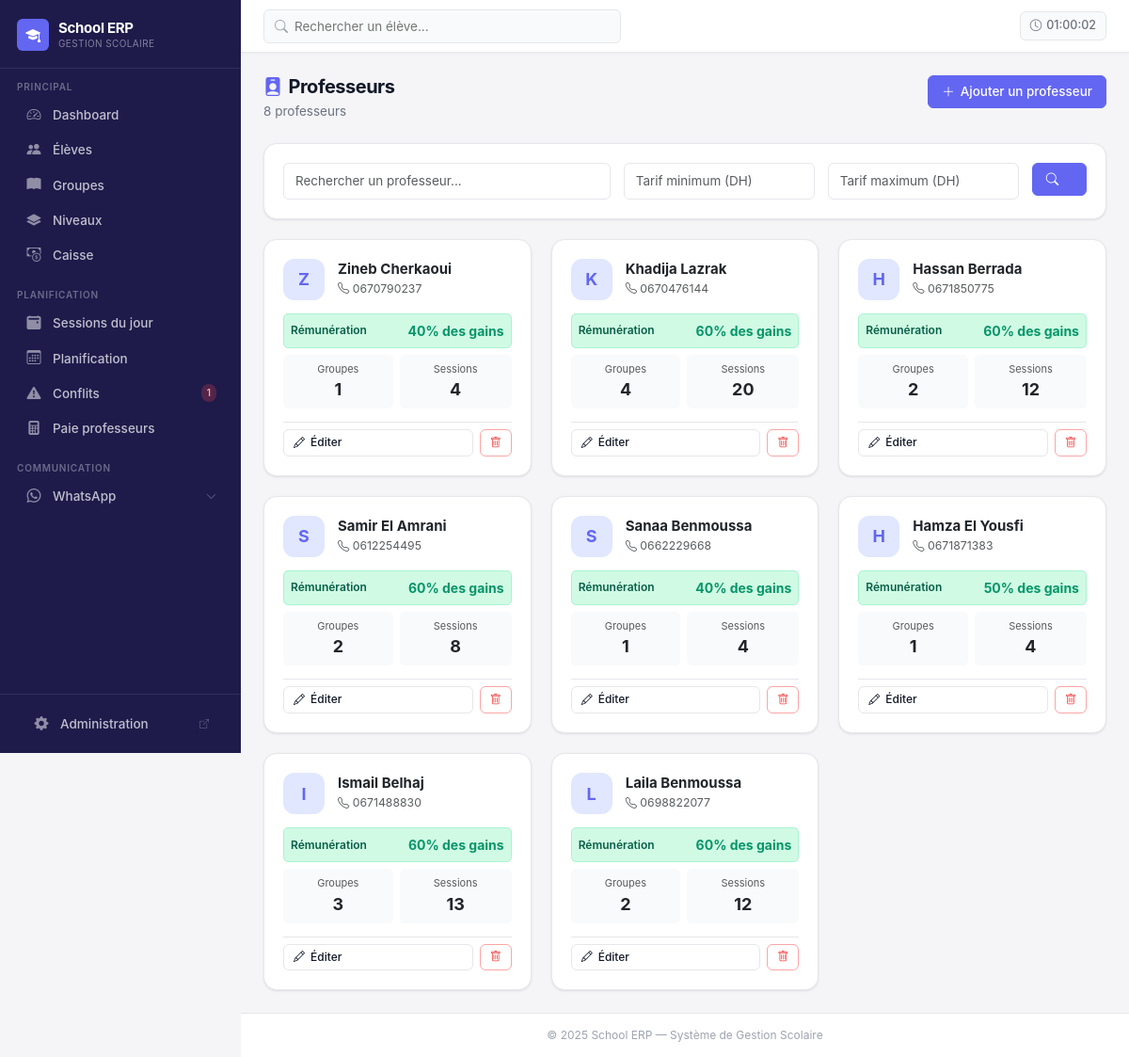
/teachers/ (signed in), run on the app's committed database.
### core/models.py (models this page shows, shortened)
class Teacher(models.Model):
    PAYMENT_METHOD_CHOICES = [
        ('HOURLY', 'Taux horaire'),
        ('PERCENTAGE', 'Part des gains (pourcentage des gains de la classe)'),
        ('SESSION', 'Tarif par session'),
    ]
    name = models.CharField(max_length=100, verbose_name="Nom complet")
    phone = models.CharField(max_length=20, verbose_name="Téléphone")
    email = models.EmailField(blank=True, verbose_name="Email")
    hourly_rate = models.DecimalField(
        max_digits=8,
        decimal_places=2,
        validators=[MinValueValidator(Decimal('0.01'))],
        verbose_name="Tarif horaire (DH)",
        default=Decimal('100.00'),
        blank=True,
        null=True
    )
    payment_method = models.CharField(
        max_length=20,
        choices=PAYMENT_METHOD_CHOICES,
        default='PERCENTAGE',
        verbose_name="Mode de paiement"
    )
    payment_percentage = models.DecimalField(
        max_digits=5,
        decimal_places=2,
        default=Decimal('50.00'),
        validators=[MinValueValidator(Decimal('0.00'))],
        verbose_name="Part des gains (%)",
        blank=True,
        null=True
    )
    session_rate = models.DecimalField(
        max_digits=8,
        decimal_places=2,
        default=Decimal('100.00'),
        validators=[MinValueValidator(Decimal('0.01'))],
        verbose_name="Tarif par session (DH)",
        blank=True,
        null=True
    )
    is_active = models.BooleanField(default=True, verbose_name="Actif")
    created_at = models.DateTimeField(auto_now_add=True)
    class Meta:
        verbose_name = "Professeur"
        verbose_name_plural = "Professeurs"
        ordering = ['name']

### core/views.py (the view)
# urls.py: path('teachers/', views.teachers_list, name='teachers_list'),
def teachers_list(request):
    from .models import Teacher
    teachers = Teacher.objects.annotate(
        course_count=Count('course_groups', distinct=True),
        session_count=Count(
            'course_groups__sessions',
            filter=Q(course_groups__sessions__status='PLANNED'),
            distinct=True
        )
    )
    teacher_filter = TeacherFilter(request.GET, queryset=teachers)
    teachers = teacher_filter.qs
    return render(request, 'core/teachers_list.html', {'teachers': teachers, 'filter': teacher_filter})

### core/context_processors.py (called while the page is built)
def conflicts_count(request):
    CACHE_KEY = 'sidebar_conflict_count'
    CACHE_TTL = getattr(settings, 'CONFLICT_CACHE_TTL', 30)  # seconds
    count = cache.get(CACHE_KEY)
    if count is None:
        try:
            from .utils import detect_all_conflicts
            data = detect_all_conflicts()
            count = len(data.get('schedule_conflicts', []))
        except Exception:
            count = 0
        cache.set(CACHE_KEY, count, CACHE_TTL)
    return {'conflict_count': count}

### core/templatetags/nav_active.py (called while the page is built)
@register.simple_tag(takes_context=True)
def active_if(context, *names):
    request = context.get("request")
    if not request or not request.resolver_match:
        return ""
    return "active" if request.resolver_match.url_name in names else ""

### templates/core/teachers_list.html (shortened to what this page needs)
{% extends 'core/base.html' %}
{% block content %}
<div class="page-header d-flex align-items-start justify-content-between">
  <div>
    <h1 class="page-title"><i class="bi bi-person-badge-fill me-2" style="color:var(--primary);"></i>Professeurs</h1>
    <p class="page-subtitle">{{ teachers|length }} professeur{{ teachers|length|pluralize }}</p>
  </div>
  <a href="/admin/core/teacher/add/" target="_blank" class="btn btn-primary">
    <i class="bi bi-plus-lg"></i> Ajouter un professeur
  </a>
</div>
<div class="card mb-4">
  <div class="card-body">
    <form method="get" class="row g-3">
      <div class="col-md-5">{{ filter.form.name }}</div>
      <div class="col-md-3">{{ filter.form.min_rate }}</div>
      <div class="col-md-3">{{ filter.form.max_rate }}</div>
      <div class="col-md-1">
        <button class="btn btn-primary w-100"><i class="bi bi-search"></i></button>
      </div>
    </form>
  </div>
</div>
{% if teachers %}
  <div class="row g-4">
    {% for teacher in teachers %}
      <div class="col-lg-4 col-md-6">
        <div class="card h-100">
          <div class="card-body">
            <div class="d-flex align-items-center gap-3 mb-3">
              <div class="teacher-avatar">{{ teacher.name|slice:":1"|upper }}</div>
              <div>
                <h5 class="mb-0 fw-700" style="font-size:15px;">{{ teacher.name }}</h5>
                {% if teacher.phone %}
                  <small class="text-muted"><i class="bi bi-telephone"></i> {{ teacher.phone }}</small>
                {% endif %}
              </div>
            </div>
            <div class="p-2 rounded mb-2" style="background:#d1fae5;border:1px solid #a7f3d0;">
              <div class="d-flex justify-content-between align-items-center">
                <span style="font-size:12px;color:#065f46;font-weight:600;">Rémunération</span>
                <strong style="color:#059669;">
                  {% if teacher.payment_method == 'PERCENTAGE' %}
                    {{ teacher.payment_percentage|floatformat:0 }}% des gains
                  {% else %}
                    {{ teacher.hourly_rate|floatformat:0 }} DH/h
                  {% endif %}
                </strong>
              </div>
            </div>
            <div class="d-flex gap-2 mb-3">
              <div class="flex-grow-1 p-2 rounded text-center" style="background:var(--surface-alt);">
                <div class="text-muted" style="font-size:11px;">Groupes</div>
                <div class="fw-700" style="font-size:18px;">{% if teacher.course_count %}{{ teacher.course_count }}{% else %}0{% endif %}</div>
              </div>
              <div class="flex-grow-1 p-2 rounded text-center" style="background:var(--surface-alt);">
                <div class="text-muted" style="font-size:11px;">Sessions</div>
                <div class="fw-700" style="font-size:18px;">{% if teacher.session_count %}{{ teacher.session_count }}{% else %}0{% endif %}</div>
              </div>
            </div>
            <div class="d-flex gap-2 pt-2" style="border-top:1px solid var(--border);">
              <a href="/admin/core/teacher/{{ teacher.id }}/change/" target="_blank"
                 class="btn btn-sm btn-outline-primary flex-grow-1">
                <i class="bi bi-pencil"></i> Éditer
              </a>
              <a href="/admin/core/teacher/{{ teacher.id }}/delete/" target="_blank"
                 class="btn btn-sm btn-outline-danger">
                <i class="bi bi-trash"></i>
              </a>
            </div>
          </div>
        </div>
      </div>
    {% endfor %}
  </div>
{% endif %}
{% endblock %}

### templates/core/base.html (style rules this page uses)
:root { --font-sans: 'Inter', system-ui, -apple-system, sans-serif; --primary: #6366f1; --primary-dark: #4f46e5; --primary-light: #e0e7ff; --primary-rgb: 99, 102, 241; --sidebar-bg: #1e1b4b; --sidebar-hover: rgba(255, 255, 255, 0.07); --sidebar-active: rgba(99, 102, 241, 0.25); --sidebar-text: rgba(255, 255, 255, 0.72); --sidebar-text-active: #ffffff; --sidebar-accent: #6366f1; --sidebar-width: 256px; --body-bg: #f5f5f7; --surface: #ffffff; --surface-alt: #f9fafb; --border: #e5e7eb; --border-focus: #6366f1; --text-primary: #111827; --text-secondary: #6b7280; --text-muted: #9ca3af; --success: #10b981; --warning: #f59e0b; --danger: #ef4444; --info: #3b82f6; --shadow-xs: 0 1px 2px rgba(0, 0, 0, 0.04); --shadow-sm: 0 1px 3px rgba(0, 0, 0, 0.06), 0 1px 2px rgba(0, 0, 0, 0.04); --shadow-md: 0 4px 6px rgba(0, 0, 0, 0.05), 0 2px 4px rgba(0, 0, 0, 0.04); --shadow-lg: 0 10px 15px rgba(0, 0, 0, 0.05), 0 4px 6px rgba(0, 0, 0, 0.04); --radius-sm: 6px; --radius-md: 10px; --radius-lg: 14px; --radius-xl: 18px; }
*, *::before, *::after { box-sizing: border-box; }
html, body { height: 100%; font-family: var(--font-sans); font-size: 14px; background: var(--body-bg); color: var(--text-primary); -webkit-font-smoothing: antialiased; }
.page-header { margin-bottom: 24px; }
.page-title { font-size: 20px; font-weight: 700; color: var(--text-primary); letter-spacing: -0.025em; margin: 0; }
.page-subtitle { font-size: 13.5px; color: var(--text-secondary); margin: 4px 0 0; }
.card { background: var(--surface); border: 1px solid var(--border); border-radius: var(--radius-lg); box-shadow: var(--shadow-sm); transition: box-shadow 0.2s, transform 0.2s; }
.card-body { padding: 20px; }
.btn { font-family: var(--font-sans); font-size: 13.5px; font-weight: 500; border-radius: var(--radius-sm); padding: 7px 14px; transition: all 0.15s; display: inline-flex; align-items: center; gap: 6px; line-height: 1.4; border: 1px solid transparent; }
.btn-primary { background: var(--primary); border-color: var(--primary); color: #ffffff; }
.btn-outline-primary { background: transparent; border-color: var(--border); color: var(--text-primary); }
.btn-outline-danger { background: transparent; border-color: #fca5a5; color: var(--danger); }
.btn-sm { font-size: 12px; padding: 5px 10px; border-radius: 6px; }
.form-control, .form-select { font-size: 13.5px; border: 1px solid var(--border); border-radius: var(--radius-sm); padding: 8px 12px; background: var(--surface); color: var(--text-primary); transition: border-color 0.15s, box-shadow 0.15s; }

### templates/core/teachers_list.html (style rules this page uses)
.fw-700 { font-weight: 700; }
.teacher-avatar { width: 44px; height: 44px; border-radius: 12px; background: var(--primary-light); color: var(--primary); font-weight: 700; font-size: 18px; display: flex; align-items: center; justify-content: center; flex-shrink: 0; }

### data on the page
Teacher: name "Z", name "Zineb Cherkaoui", phone "0670790237", payment_percentage "40", course_count "1", session_count "4"
Teacher: name "K", name "Khadija Lazrak", phone "0670476144", payment_percentage "60", course_count "4", session_count "20"
Teacher: name "H", name "Hassan Berrada", phone "0671850775", payment_percentage "60", course_count "2", session_count "12"
Teacher: name "S", name "Samir El Amrani", phone "0612254495", payment_percentage "60", course_count "2", session_count "8"
Teacher: name "S", name "Sanaa Benmoussa", phone "0662229668", payment_percentage "40", course_count "1", session_count "4"
Teacher: name "H", name "Hamza El Yousfi", phone "0671871383", payment_percentage "50", course_count "1", session_count "4"
Teacher: name "I", name "Ismail Belhaj", phone "0671488830", payment_percentage "60", course_count "3", session_count "13"
Teacher: name "L", name "Laila Benmoussa", phone "0698822077", payment_percentage "60", course_count "2", session_count "12"

### other printed values
{{ conflict_count }} "1"
{{ teachers|length }} "8"
